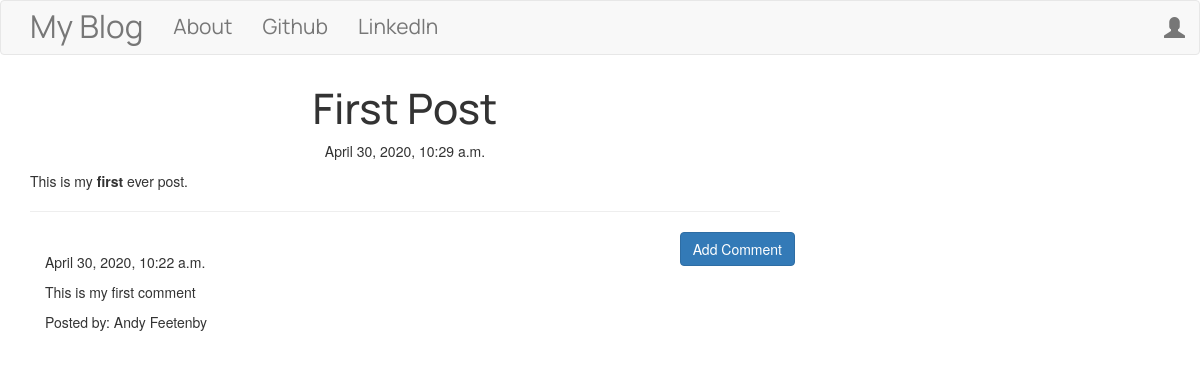
/post/1, run on the app's committed database.
### blog/models.py (models this page shows, shortened)
class Post(models.Model):
    author = models.ForeignKey('auth.User',on_delete=models.CASCADE)
    title = models.CharField(max_length=256)
    text = models.TextField()
    created_date = models.DateTimeField(default=timezone.now)
    published_date = models.DateTimeField(blank=True,null=True)

class Comment(models.Model):
    post = models.ForeignKey('blog.Post',related_name='comments',on_delete=models.CASCADE)
    author = models.CharField(max_length=256)
    text = models.TextField()
    created_date = models.DateTimeField(default=timezone.now)
    approved_comment = models.BooleanField(default=False)

### blog/views.py (the view)
# urls.py: url(r'post/(?P<pk>\d+)$',views.PostDetailView.as_view(),name='post_detail'),
class PostDetailView(DetailView):
    model = Post

### blog/templates/blog/post_detail.html (shortened to what this page needs)
{% extends "blog/base.html" %}
{% block content %}
  <h1 class="posttitle loader">{{ post.title }}</h1>
  {% if post.published_date %}
    <div class="date postdate">
        {{ post.published_date }}
    </div>
  {% else %}
    <a class="btn btn-default" href="{% url 'post_publish' pk=post.pk %}">Publish</a>
  {% endif %}
  <p class='postcontent'>{{ post.text|safe|linebreaksbr }}</p>
  <hr>
  <a class="btn btn-primary btn-comment" href="{% url 'add_comment_to_post' pk=post.pk %}">Add Comment</a>
  <div class="container">
    {% for comment in post.comments.all %}
      <br>
        {% if user.is_authenticated or comment.approved_comment %}
          {{ comment.created_date }}
            <p>{{ comment.text|safe|linebreaks }}</p>
            <p>Posted by: {{ comment.author }}</p>
        {% endif %}
        {% empty%}
        <p>No Comments</p>
    {% endfor%}
  </div>
{% endblock %}

### blog/static/css/blog.css (style rules this page uses)
.loader { filter:hue-rotate(0deg); color:linear-gradient(45deg,#0f8,#08f); animation:hue 10000ms infinite linear; }
.postdate { text-align: center; }
.posttitle { font-family: 'Manrope',sans-serif; font-size: 3em; text-align: center; }
.postcontent { font-family: 'Montserrat'; font-size: 1.5em; }
.btn-comment { position: absolute; right: 0px; }

### data on the page
Post: title "First Post", published_date "April 30, 2020, 10:29 a.m.", text "This is my first ever post."
Comment: created_date "April 30, 2020, 10:22 a.m.", text "This is my first comment", author "Andy Feetenby"
